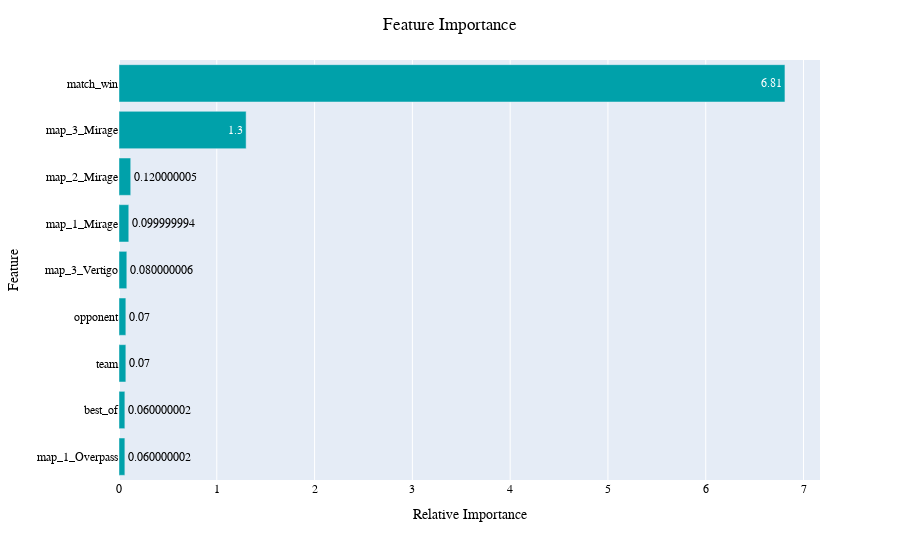

Notebook source saved alongside this figure:
### Code cell
fig = px.bar(feature,y ="Feature", x="Value",orientation='h',text_auto=True,color_discrete_sequence=['#00a1aa'])
fig.update_layout(font_family="Nunito, sans-serif;",font_color="black",title_font_family="Nunito, sans-serif;",title_font_color="black")
fig.update_layout(title_text="Feature Importance", title_x=0.5)
fig.update_layout(xaxis_tickformat = ',')
fig.update_xaxes(title="Relative Importance")
fig

### Figure 1 — Plotly figure (JSON) as saved in the notebook; plotly's stock layout.template omitted (floating-point values rounded to 4 significant figures)
{"data": [{"alignmentgroup": "True", "hovertemplate": "Value=%{x}<br>Feature=%{y}<extra></extra>", "legendgroup": "", "marker": {"color": "#00a1aa", "pattern": {"shape": ""}}, "name": "", "offsetgroup": "", "orientation": "h", "showlegend": false, "textposition": "auto", "texttemplate": "%{x}", "type": "bar", "x": [0.06, 0.06, 0.07, 0.07, 0.08, 0.1, 0.12, 1.3, 6.81], "xaxis": "x", "y": ["map_1_Overpass", "best_of", "team", "opponent", "map_3_Vertigo", "map_1_Mirage", "map_2_Mirage", "map_3_Mirage", "match_win"], "yaxis": "y"}], "layout": {"autosize": true, "barmode": "relative", "font": {"color": "black", "family": "Nunito, sans-serif;"}, "legend": {"tracegroupgap": 0}, "margin": {"t": 60}, "title": {"font": {"color": "black", "family": "Nunito, sans-serif;"}, "text": "Feature Importance", "x": 0.5}, "xaxis": {"anchor": "y", "autorange": true, "domain": [0, 1], "range": [0, 7.168], "tickformat": ",", "title": {"text": "Relative Importance"}, "type": "linear"}, "yaxis": {"anchor": "x", "autorange": true, "domain": [0, 1], "range": [-0.5, 8.5], "title": {"text": "Feature"}, "type": "category"}}}
